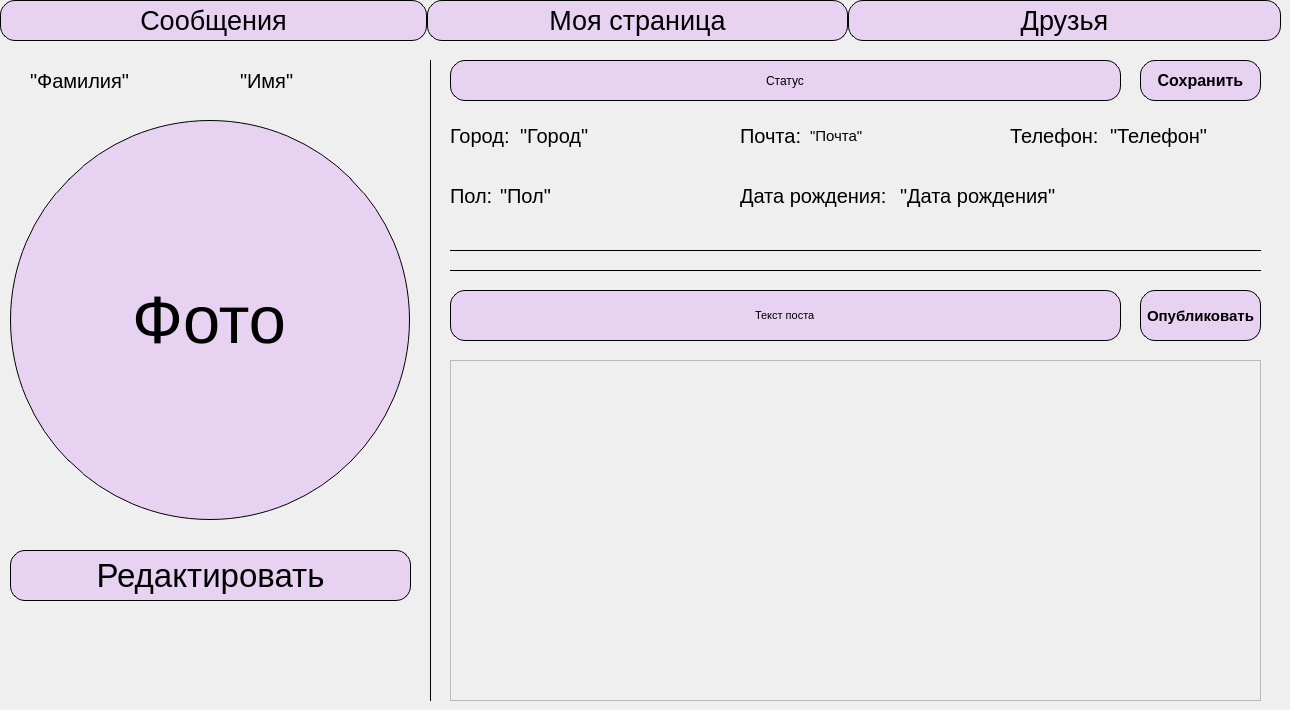
   <widget class="QWidget" name="MyselfPage">
    <widget class="QPushButton" name="messagesButton">
     <property name="geometry">
      <rect>
       <x>0</x>
       <y>0</y>
       <width>427</width>
       <height>41</height>
      </rect>
     </property>
     <property name="font">
      <font>
       <pointsize>20</pointsize>
      </font>
     </property>
     <property name="styleSheet">
      <string notr="true">QPushButton {
	/*background-color: #d39fcf;*/
	background-color: #e7d2f1;
	border: 1px solid;
	border-radius:15;
	border-color: black;
	/*color: #8860D0;*/
	color: black
}

QPushButton:pressed {
	background-color: #ECB6DF;
    vertical-align: middle;
}</string>
     </property>
     <property name="text">
      <string>Сообщения</string>
     </property>
    </widget>
    <widget class="QPushButton" name="mainPageButton">
     <property name="geometry">
      <rect>
       <x>427</x>
       <y>0</y>
       <width>421</width>
       <height>41</height>
      </rect>
     </property>
     <property name="font">
      <font>
       <pointsize>20</pointsize>
      </font>
     </property>
     <property name="styleSheet">
      <string notr="true">QPushButton {
	/*background-color: #d39fcf;*/
	background-color: #e7d2f1;
	border: 1px solid;
	border-radius:15;
	border-color: black;
	/*color: #8860D0;*/
	color: black
}

QPushButton:pressed {
	background-color: #ECB6DF;
    vertical-align: middle;
}</string>
     </property>
     <property name="text">
      <string>Моя страница</string>
     </property>
    </widget>
    <widget class="QPushButton" name="friendsButton">
     <property name="geometry">
      <rect>
       <x>848</x>
       <y>0</y>
       <width>433</width>
       <height>41</height>
      </rect>
     </property>
     <property name="font">
      <font>
       <pointsize>20</pointsize>
      </font>
     </property>
     <property name="styleSheet">
      <string notr="true">QPushButton {
	/*background-color: #d39fcf;*/
	background-color: #e7d2f1;
	border: 1px solid;
	border-radius:15;
	border-color: black;
	/*color: #8860D0;*/
	color: black
}

QPushButton:pressed {
	background-color: #ECB6DF;
    vertical-align: middle;
}</string>
     </property>
     <property name="text">
      <string>Друзья</string>
     </property>
    </widget>
    <widget class="QLineEdit" name="myPhoto">
     <property name="geometry">
      <rect>
       <x>10</x>
       <y>120</y>
       <width>400</width>
       <height>400</height>
      </rect>
     </property>
     <property name="font">
      <font>
       <pointsize>50</pointsize>
      </font>
     </property>
     <property name="styleSheet">
      <string notr="true">/*background-color: #d39fcf;*/
background-color: #e7d2f1;
border: 1px solid;
border-color: black;
/*color: #8860D0;*/
color: black;
border-radius: 200;
/*#F1D0E9; */</string>
     </property>
     <property name="text">
      <string>Фото</string>
     </property>
     <property name="alignment">
      <set>Qt::AlignCenter</set>
     </property>
    </widget>
    <widget class="QPushButton" name="editButton">
     <property name="geometry">
      <rect>
       <x>10</x>
       <y>550</y>
       <width>401</width>
       <height>51</height>
      </rect>
     </property>
     <property name="font">
      <font>
       <pointsize>25</pointsize>
      </font>
     </property>
     <property name="styleSheet">
      <string notr="true">QPushButton {
	/*background-color: #d39fcf;*/
	background-color: #e7d2f1;
	border: 1px solid;
	border-radius:15;
	border-color: black;
	/*color: #8860D0;*/
	color: black
}

QPushButton:pressed {
	background-color: #ECB6DF;
    vertical-align: middle;
}</string>
     </property>
     <property name="text">
      <string>Редактировать</string>
     </property>
    </widget>
    <widget class="QLineEdit" name="myStatus">
     <property name="geometry">
      <rect>
       <x>450</x>
       <y>60</y>
       <width>671</width>
       <height>41</height>
      </rect>
     </property>
     <property name="acceptDrops">
      <bool>true</bool>
     </property>
     <property name="styleSheet">
      <string notr="true">/*background-color: #d39fcf;*/
	background-color: #e7d2f1;
	border: 1px solid;
	border-radius:15;
	border-color: black;
	/*color: #8860D0;*/
	color: black</string>
     </property>
     <property name="text">
      <string>Статус</string>
     </property>
     <property name="alignment">
      <set>Qt::AlignCenter</set>
     </property>
    </widget>
    <widget class="Line" name="line">
     <property name="geometry">
      <rect>
       <x>450</x>
       <y>240</y>
       <width>811</width>
       <height>20</height>
      </rect>
     </property>
     <property name="styleSheet">
      <string notr="true">color:black</string>
     </property>
     <property name="frameShadow">
      <enum>QFrame::Plain</enum>
     </property>
     <property name="lineWidth">
      <number>1</number>
     </property>
     <property name="orientation">
      <enum>Qt::Horizontal</enum>
     </property>
    </widget>
    <widget class="QLineEdit" name="addingPostButton">
     <property name="geometry">
      <rect>
       <x>450</x>
       <y>290</y>
       <width>671</width>
       <height>51</height>
      </rect>
     </property>
     <property name="font">
      <font>
       <pointsize>8</pointsize>
      </font>
     </property>
     <property name="styleSheet">
      <string notr="true">/*background-color: #d39fcf;*/
	background-color: #e7d2f1;
	border: 1px solid;
	border-radius:15;
	border-color: black;
	/*color: #8860D0;*/
	color: black</string>
     </property>
     <property name="text">
      <string>Текст поста</string>
     </property>
     <property name="alignment">
      <set>Qt::AlignCenter</set>
     </property>
    </widget>
    <widget class="QPushButton" name="publishButton">
     <property name="geometry">
      <rect>
       <x>1140</x>
       <y>290</y>
       <width>121</width>
       <height>51</height>
      </rect>
     </property>
     <property name="font">
      <font>
       <pointsize>11</pointsize>
       <weight>75</weight>
       <bold>true</bold>
      </font>
     </property>
     <property name="styleSheet">
      <string notr="true">QPushButton {
	/*background-color: #d39fcf;*/
	background-color: #e7d2f1;
	border: 1px solid;
	border-radius:15;
	border-color: black;
	/*color: #8860D0;*/
	color: black
}

QPushButton:pressed {
	background-color: #ECB6DF;
    vertical-align: middle;
}</string>
     </property>
     <property name="text">
      <string>Опубликовать</string>
     </property>
    </widget>
    <widget class="Line" name="line_4">
     <property name="geometry">
      <rect>
       <x>450</x>
       <y>260</y>
       <width>811</width>
       <height>20</height>
      </rect>
     </property>
     <property name="styleSheet">
      <string notr="true">color:black</string>
     </property>
     <property name="frameShadow">
      <enum>QFrame::Plain</enum>
     </property>
     <property name="lineWidth">
      <number>1</number>
     </property>
     <property name="orientation">
      <enum>Qt::Horizontal</enum>
     </property>
    </widget>
    <widget class="QLabel" name="label_6">
     <property name="geometry">
      <rect>
       <x>450</x>
       <y>120</y>
       <width>91</width>
       <height>31</height>
      </rect>
     </property>
     <property name="font">
      <font>
       <pointsize>15</pointsize>
      </font>
     </property>
     <property name="styleSheet">
      <string notr="true"/>
     </property>
     <property name="text">
      <string>Город:</string>
     </property>
    </widget>
    <widget class="QLabel" name="myCity">
     <property name="geometry">
      <rect>
       <x>520</x>
       <y>120</y>
       <width>211</width>
       <height>31</height>
      </rect>
     </property>
     <property name="font">
      <font>
       <pointsize>15</pointsize>
      </font>
     </property>
     <property name="text">
      <string>&quot;Город&quot;</string>
     </property>
    </widget>
    <widget class="QLabel" name="mySurname">
     <property name="geometry">
      <rect>
       <x>30</x>
       <y>50</y>
       <width>211</width>
       <height>61</height>
      </rect>
     </property>
     <property name="font">
      <font>
       <pointsize>15</pointsize>
      </font>
     </property>
     <property name="text">
      <string>&quot;Фамилия&quot;</string>
     </property>
    </widget>
    <widget class="QLabel" name="myName">
     <property name="geometry">
      <rect>
       <x>240</x>
       <y>70</y>
       <width>191</width>
       <height>21</height>
      </rect>
     </property>
     <property name="font">
      <font>
       <pointsize>15</pointsize>
      </font>
     </property>
     <property name="text">
      <string>&quot;Имя&quot;</string>
     </property>
    </widget>
    <widget class="QLabel" name="label_8">
     <property name="geometry">
      <rect>
       <x>740</x>
       <y>120</y>
       <width>61</width>
       <height>31</height>
      </rect>
     </property>
     <property name="font">
      <font>
       <pointsize>15</pointsize>
      </font>
     </property>
     <property name="text">
      <string>Почта:</string>
     </property>
    </widget>
    <widget class="QPushButton" name="saveStatusButton">
     <property name="geometry">
      <rect>
       <x>1140</x>
       <y>60</y>
       <width>121</width>
       <height>41</height>
      </rect>
     </property>
     <property name="font">
      <font>
       <pointsize>12</pointsize>
       <weight>75</weight>
       <bold>true</bold>
      </font>
     </property>
     <property name="styleSheet">
      <string notr="true">QPushButton {
	/*background-color: #d39fcf;*/
	background-color: #e7d2f1;
	border: 1px solid;
	border-radius:15;
	border-color: black;
	/*color: #8860D0;*/
	color: black
}

QPushButton:pressed {
	background-color: #ECB6DF;
    vertical-align: middle;
}</string>
     </property>
     <property name="text">
      <string>Сохранить</string>
     </property>
    </widget>
    <widget class="QLabel" name="myEmail">
     <property name="geometry">
      <rect>
       <x>810</x>
       <y>120</y>
       <width>201</width>
       <height>31</height>
      </rect>
     </property>
     <property name="font">
      <font>
       <pointsize>11</pointsize>
      </font>
     </property>
     <property name="text">
      <string>&quot;Почта&quot;</string>
     </property>
    </widget>
    <widget class="Line" name="line_5">
     <property name="geometry">
      <rect>
       <x>420</x>
       <y>60</y>
       <width>20</width>
       <height>641</height>
      </rect>
     </property>
     <property name="styleSheet">
      <string notr="true">color: black;</string>
     </property>
     <property name="frameShadow">
      <enum>QFrame::Plain</enum>
     </property>
     <property name="orientation">
      <enum>Qt::Vertical</enum>
     </property>
    </widget>
    <widget class="QLabel" name="label_9">
     <property name="geometry">
      <rect>
       <x>1010</x>
       <y>120</y>
       <width>101</width>
       <height>31</height>
      </rect>
     </property>
     <property name="font">
      <font>
       <pointsize>15</pointsize>
      </font>
     </property>
     <property name="text">
      <string>Телефон:</string>
     </property>
    </widget>
    <widget class="QLabel" name="myNumber">
     <property name="geometry">
      <rect>
       <x>1110</x>
       <y>120</y>
       <width>171</width>
       <height>31</height>
      </rect>
     </property>
     <property name="font">
      <font>
       <pointsize>15</pointsize>
      </font>
     </property>
     <property name="text">
      <string>&quot;Телефон&quot;</string>
     </property>
    </widget>
    <widget class="QLabel" name="label_10">
     <property name="geometry">
      <rect>
       <x>450</x>
       <y>180</y>
       <width>51</width>
       <height>31</height>
      </rect>
     </property>
     <property name="font">
      <font>
       <pointsize>15</pointsize>
      </font>
     </property>
     <property name="text">
      <string>Пол:</string>
     </property>
    </widget>
    <widget class="QLabel" name="mySex">
     <property name="geometry">
      <rect>
       <x>500</x>
       <y>180</y>
       <width>151</width>
       <height>31</height>
      </rect>
     </property>
     <property name="font">
      <font>
       <pointsize>15</pointsize>
      </font>
     </property>
     <property name="text">
      <string>&quot;Пол&quot;</string>
     </property>
    </widget>
    <widget class="QLabel" name="label_11">
     <property name="geometry">
      <rect>
       <x>740</x>
       <y>180</y>
       <width>161</width>
       <height>31</height>
      </rect>
     </property>
     <property name="font">
      <font>
       <pointsize>15</pointsize>
      </font>
     </property>
     <property name="text">
      <string>Дата рождения:</string>
     </property>
    </widget>
    <widget class="QLabel" name="myBirthDate">
     <property name="geometry">
      <rect>
       <x>900</x>
       <y>180</y>
       <width>171</width>
       <height>31</height>
      </rect>
     </property>
     <property name="font">
      <font>
       <pointsize>15</pointsize>
      </font>
     </property>
     <property name="text">
      <string>&quot;Дата рождения&quot;</string>
     </property>
    </widget>
    <widget class="QScrollArea" name="myPosts">
     <property name="geometry">
      <rect>
       <x>450</x>
       <y>360</y>
       <width>811</width>
       <height>341</height>
      </rect>
     </property>
     <property name="widgetResizable">
      <bool>true</bool>
     </property>
     <widget class="QWidget" name="scrollAreaWidgetContents_4">
      <property name="geometry">
       <rect>
        <x>0</x>
        <y>0</y>
        <width>809</width>
        <height>339</height>
       </rect>
      </property>
     </widget>
    </widget>
   </widget>
